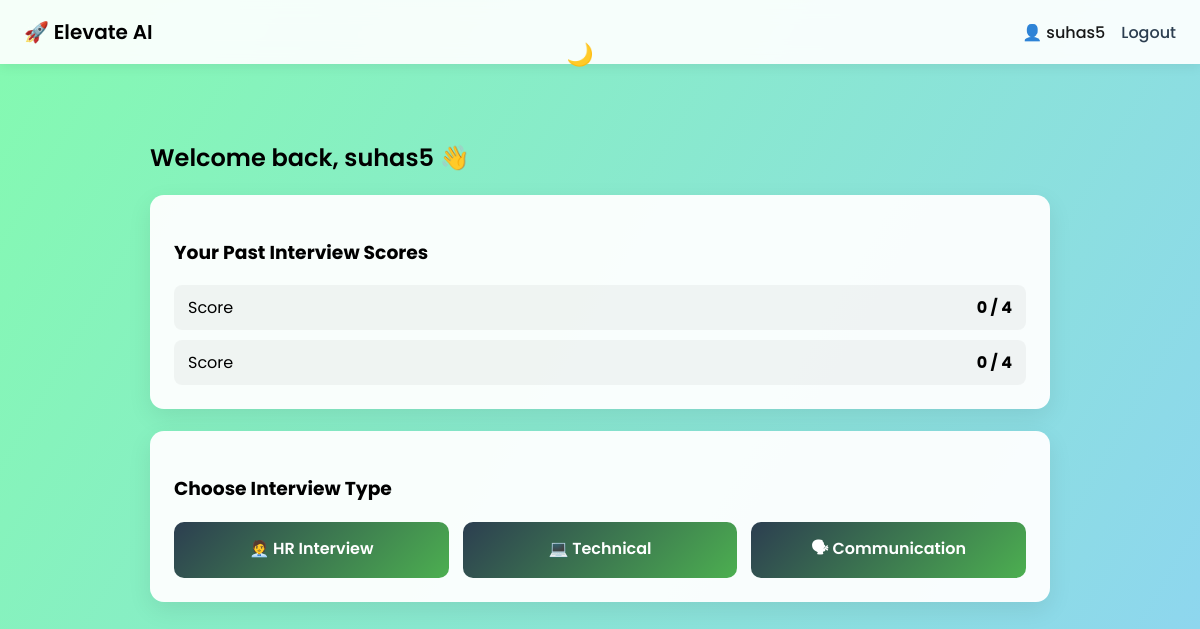
/dashboard (signed in), run on an earlier commit of the app's database.
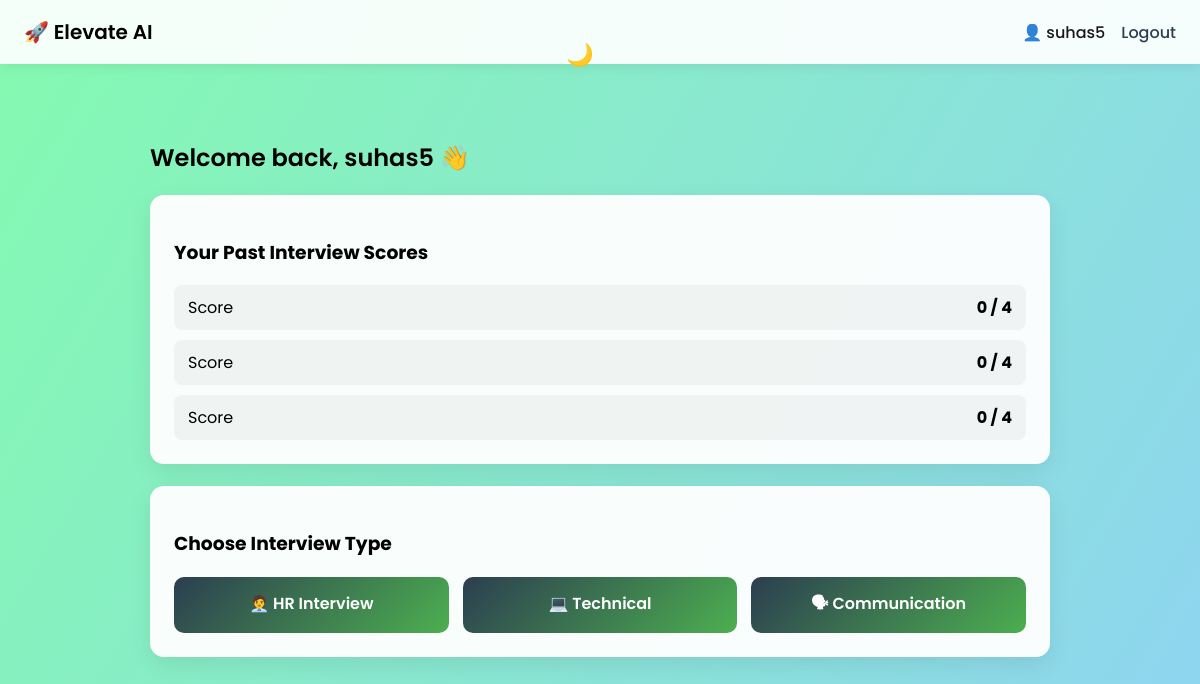
And on a later commit of the database.
### app.py (models this page shows)
class InterviewResult(db.Model):
    id = db.Column(db.Integer, primary_key=True)
    username = db.Column(db.String(100), nullable=False)
    score = db.Column(db.Integer, nullable=False)
    total = db.Column(db.Integer, nullable=False)

### app.py (the view)
@app.route("/dashboard")
def dashboard():
    if "user" not in session:
        return redirect(url_for("login"))
    results = InterviewResult.query.filter_by(username=session["user"]).all()
    return render_template("dashboard.html", username=session["user"], results=results)

### templates/dashboard.html (shortened to what this page needs)
<!DOCTYPE html>
<html lang="en">
<head>
    <link rel="stylesheet" href="{{ url_for('static', filename='style.css') }}">
</head>
<body>
<nav class="navbar">
    <div class="nav-left">🚀 Elevate AI</div>
    <div class="nav-right">
        <span class="user-badge">👤 {{ username }}</span>
        <a href="/logout">Logout</a>
        <button class="theme-toggle" onclick="toggleTheme()">🌙</button>
    </div>
</nav>
<div class="dashboard-container">
    <h2 class="dashboard-title">Welcome back, {{ username }} 👋</h2>
    <div class="card">
        <h3>Your Past Interview Scores</h3>
        {% if results %}
            <div class="score-list">
                {% for r in results %}
                    <div class="score-item">
                        <span>Score</span>
                        <strong>{{ r.score }} / {{ r.total }}</strong>
                    </div>
                {% endfor %}
            </div>
        {% else %}
            <p class="empty-text">No interview attempts yet.</p>
        {% endif %}
    </div>
    <div class="card">
        <h3>Choose Interview Type</h3>
        <div class="interview-grid">
            <a href="/interview?category=hr" class="interview-btn">🧑‍💼 HR Interview</a>
            <a href="/interview?category=technical" class="interview-btn">💻 Technical</a>
            <a href="/interview?category=communication" class="interview-btn">🗣 Communication</a>
        </div>
    </div>
</div>
</body>
</html>

### static/style.css (style rules this page uses)
.navbar { position: fixed; top: 0; left: 0; width: 100%; height: 64px; background: rgba(255,255,255,0.92); backdrop-filter: blur(10px); display: flex; justify-content: space-between; align-items: center; padding: 0 24px; box-shadow: 0 2px 12px rgba(0,0,0,0.08); z-index: 1000; box-sizing: border-box; }
.nav-left { font-weight: 600; font-size: 20px; }
.nav-right { display: flex; align-items: center; gap: 16px; flex-shrink: 0; }
.nav-right a { text-decoration: none; font-weight: 500; color: #2C3E50; }
body { font-family: 'Poppins', sans-serif; background: linear-gradient(120deg, #84FAB0, #8FD3F4); margin: 0; min-height: 100vh; padding-top: 80px; display: flex; justify-content: center; align-items: flex-start; transition: all 0.3s ease; }
h2 { margin-bottom: 18px; font-weight: 600; }
button { width: 100%; padding: 12px; margin-top: 10px; background: linear-gradient(135deg, #2C3E50, #4CAF50); border: none; color: white; font-size: 15px; border-radius: 8px; cursor: pointer; font-weight: 500; transition: 0.25s ease; }
a { color: #2C3E50; font-weight: 600; text-decoration: none; }
.theme-toggle { position: absolute; top: 20px; right: 20px; font-size: 22px; cursor: pointer; background: none; border: none; }
.dashboard-container { width: 100%; max-width: 900px; margin: 20px auto; padding: 20px; }
.dashboard-title { margin-bottom: 20px; }
.card { background: rgba(255,255,255,0.95); padding: 24px; border-radius: 14px; margin-bottom: 22px; box-shadow: 0 8px 24px rgba(0,0,0,0.08); }
.score-list { display: flex; flex-direction: column; gap: 10px; }
.score-item { display: flex; justify-content: space-between; padding: 10px 14px; border-radius: 8px; background: rgba(0,0,0,0.04); }
.interview-grid { display: grid; grid-template-columns: repeat(auto-fit, minmax(180px, 1fr)); gap: 14px; margin-top: 10px; }
.interview-btn { display: block; padding: 14px; border-radius: 10px; text-align: center; text-decoration: none; font-weight: 600; color: white; background: linear-gradient(135deg, #2C3E50, #4CAF50); transition: 0.25s ease; }
.user-badge { font-weight: 500; opacity: 0.9; }

What changed in the data, as far as the page shows it:
added InterviewResult: score "0", total "4"
